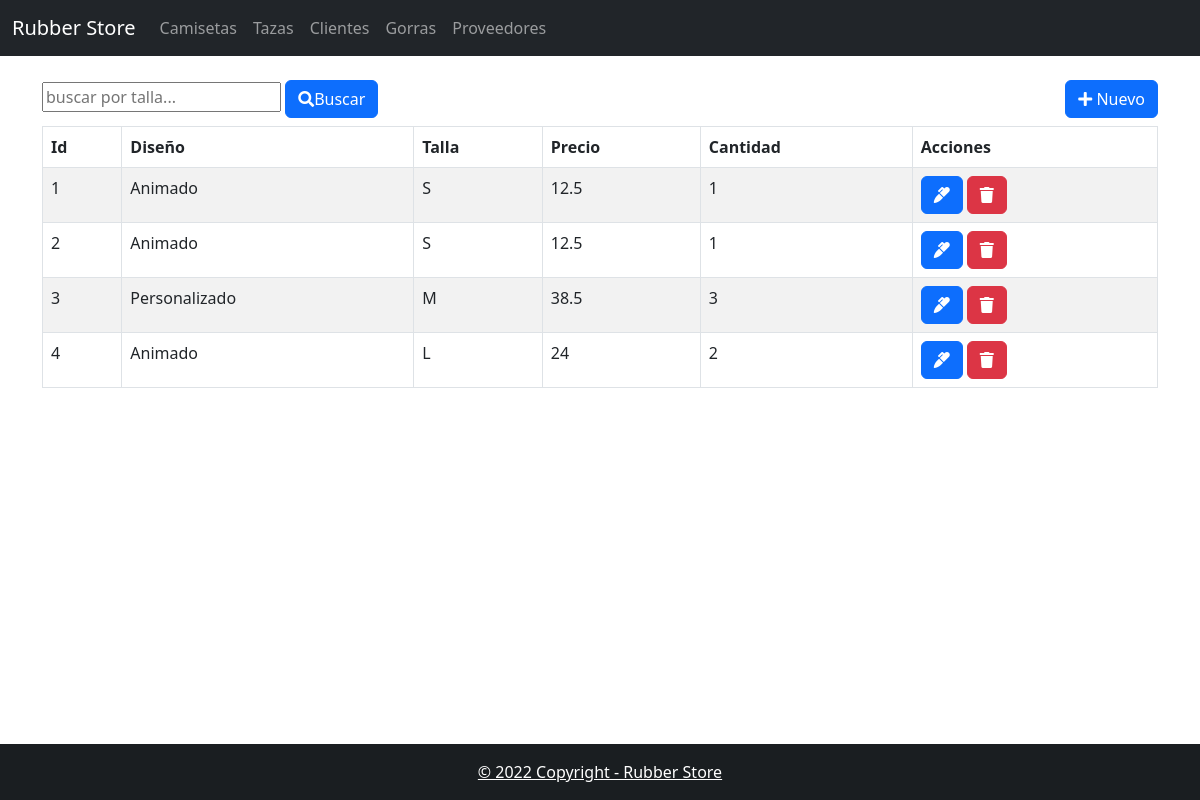
The page /index.php?type=gorras on the database its author committed.
### tables this page shows
CREATE TABLE `gorras` (
  `id` int(11) NOT NULL,
  `diseño` tinytext DEFAULT NULL,
  `talla` varchar(4) DEFAULT NULL,
  `precio` float DEFAULT NULL,
  `cantidad` int(11) DEFAULT NULL,
  `fecha_actualizacion` date DEFAULT NULL
);

### controller/GorrasController.php (called while the page is built, shortened)
<?php
require_once 'model/dao/GorrasDao.php';
class GorrasController
{
    private $model;
    public function __construct()
    {
        $this->model = new GorrasDao();
    }
    public function index()
    {
        $result = $this->model->getAll();
        require_once VGORRA . 'list.php';
    }
}

### controller/FrontController.php (called while the page is built, shortened)
<?php
class FrontController
{
    public function ruteo()
    {
        $funcion = (!empty($_REQUEST['function'])) ? htmlentities($_REQUEST['function']) : FUNCION_PRINCIPAL;
        $cont = new  $controlador();
        $cont->$funcion();
    }
}

### index.php (called while the page is built)
<?php
require_once 'controller/FrontController.php';
$front = new FrontController();
$front->ruteo();

### config/Conexion.php (called while the page is built)
<?php
class Conexion {
    public static function getConexion() {
        $dsn = 'mysql:host=localhost;port=3306;dbname=' . DBNAME;
        $conexion = null;
        try {
            $conexion = new PDO($dsn, DBUSER, DBPASSWORD);
            $conexion->setAttribute(PDO::ATTR_ERRMODE, PDO::ERRMODE_EXCEPTION);
        } catch (Exception $e) {
            echo $e;
            die("error " . $e->getMessage());
        }
        return $conexion;
    }
}

### model/dao/GorrasDao.php (called while the page is built, shortened)
<?php
require_once "config/Conexion.php";
class GorrasDao
{
    private $con;
    static private $getAll = "SELECT * FROM gorras";
    public function __construct()
    {
        $this->con = Conexion::getConexion();
    }
    public function getAll()
    {
        $stmt = $this->con->prepare(GorrasDao::$getAll);
        $stmt->execute();
        return $stmt->fetchAll(PDO::FETCH_ASSOC);
    }
}

### view/gorras/gorras.list.php (the view, shortened to what this page needs)
<div class="container">
    <div class="row">
        <div class="col-sm-6">
            <form action="index.php?type=gorras&function=searchBySize" method="POST">
                <input type="text" name="size" id="busqueda" placeholder="buscar por talla..."/>
                <button type="submit" class="btn btn-primary"><i class="fas fa-search"></i>Buscar</button>
            </form>
        </div>
        <div class="col-sm-6 d-flex flex-column align-items-end">
            <a href="index.php?type=gorras&function=view_new">
                <button type="button" class="btn btn-primary">
                    <i class="fas fa-plus"></i>
                    Nuevo
                </button>
            </a>
        </div>
    </div>
    <div class="table-responsive mt-2">
        <table class="table table-striped table-bordered">
            <thead class="thead-dark">
            <th>Id</th>
            <th>Diseño</th>
            <th>Talla</th>
            <th>Precio</th>
            <th>Cantidad</th>
            <th>Acciones</th>
            </thead>
            <tbody class="tabladatos">
            <?php
            foreach ($result as $fila) {
                ?>
                <tr>
                    <td><?php echo $fila['id'] ?></td>
                    <td><?php echo $fila['diseño'] ?></td>
                    <td><?php echo $fila['talla'] ?></td>
                    <td><?php echo $fila['precio'] ?></td>
                    <td><?php echo $fila['cantidad'] ?></td>
                    <td>
                        <a class="btn btn-primary"
                           href="index.php?type=gorras&function=view_edit&id=<?php echo $fila['id']; ?>">
                            <i class="fas fa-marker"></i></a>
                        <a class="btn btn-danger"
                             href="index.php?type=gorras&function=deleteGorras&id=<?php echo $fila['id']; ?>">
                              <i class="fas fa-trash"></i></a>
                    </td>
                </tr>
            <?php } ?>
            </tbody>
        </table>
    </div>
</div>

### rows shown on the page
gorras: id "1", diseño "Animado", talla "S", precio "12.5", cantidad "1"
gorras: id "2", diseño "Animado", talla "S", precio "12.5", cantidad "1"
gorras: id "3", diseño "Personalizado", talla "M", precio "38.5", cantidad "3"
gorras: id "4", diseño "Animado", talla "L", precio "24", cantidad "2"
